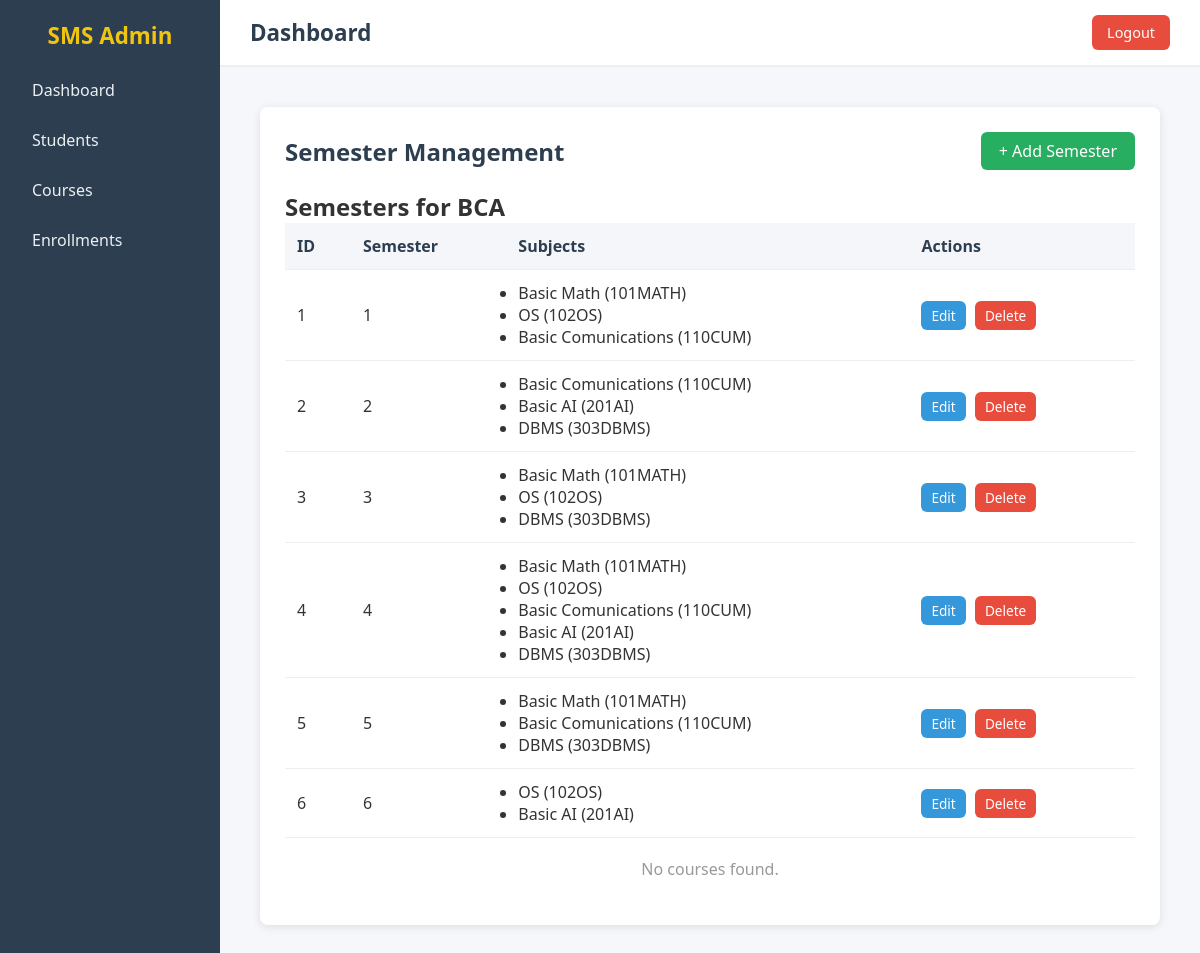
Screenshot of /courses/1/semesters with the database file from the repository.
### app/models/sms_models.py (models this page shows)
class Course(db.Model):
    __tablename__ = "courses"
    id = db.Column(db.Integer, primary_key=True)
    name = db.Column(db.String(100), nullable=False, unique=True)
    duration = db.Column(db.String(20), nullable=False)
    semesters = db.relationship("Semester", backref="course", lazy=True)

class Semester(db.Model):
    __tablename__ = "semesters"
    id = db.Column(db.Integer, primary_key=True)
    number = db.Column(db.Integer, nullable=False)  # e.g., 1, 2, 3...
    course_id = db.Column(db.Integer, db.ForeignKey("courses.id"), nullable=False)
    subjects = db.relationship("Subject", secondary="semester_subjects", backref="semesters")

class Subject(db.Model):
    __tablename__ = "subjects"
    code = db.Column(db.String(50), primary_key=True)
    name = db.Column(db.String(100), nullable=False)

### app/routes/courses.py (the view)
@course_bp.route("/courses/<int:course_id>/semesters")
def semester_manage(course_id):
    got_course = Course.query.get_or_404(course_id)
    return render_template("courses/semester_manage.html",course = got_course)

### app/templates/courses/semester_manage.html (shortened to what this page needs)
{% extends "base.html" %}
{% block css %}
<link rel="stylesheet" href="{{ url_for('static', filename='css/courses.css') }}">
{% endblock %}
{% block content %}
<div class="courses-container">
    <div class="top-bar">
        <h2>Semester Management</h2>
        <a href="/courses/{{ course.id }}/semesters/add/form" class="btn-add">+ Add Semester</a>
    </div>
    <h2>Semesters for {{ course.name }}</h2>
    <table class="courses-table">
        <thead>
            <tr>
                <th>ID</th>
                <th>Semester</th>
                <th>Subjects</th>
                <th>Actions</th>
            </tr>
        </thead>
        <tbody>
            {% for semester in course.semesters %}
            <tr>
                <td>{{ semester.id }}</td>
                <td>{{ semester.number }}</td>
                <td>
                    <ul>
                        {% for ss in semester.subjects %}
                        <li>{{ ss.name }} ({{ ss.code }})</li>
                        {% endfor %}
                    </ul>
                </td>
                <td>
                    <a href="/courses/edit/semester/{{ semester.id }}" class="btn-edit">Edit</a>
                    <a href="/courses/delete/semester/{{ semester.id }}" class="btn-delete">Delete</a>
                </td>
            </tr>
            {% endfor %}
        </tbody>
    </table>
    {% if not courses %}
    <p class="no-data">No courses found.</p>
    {% endif %}
</div>
{% endblock %}

### app/static/css/base.css (style rules this page uses)
* { margin: 0; padding: 0; box-sizing: border-box; font-family: "Segoe UI", Tahoma, Geneva, Verdana, sans-serif; }
body { background: #f5f7fa; color: #333; min-height: 100vh; }

### app/static/css/courses.css (style rules this page uses)
.courses-container { background: #fff; padding: 25px; border-radius: 8px; box-shadow: 0 2px 10px rgba(0,0,0,0.1); margin: 20px; }
.top-bar { display: flex; justify-content: space-between; align-items: center; margin-bottom: 20px; }
.top-bar h2 { color: #2c3e50; }
.btn-add { background: #27ae60; color: #fff; padding: 8px 18px; border-radius: 6px; text-decoration: none; transition: background 0.3s; }
.courses-table { width: 100%; border-collapse: collapse; }
.courses-table th, .courses-table td { padding: 12px; border-bottom: 1px solid #eee; text-align: left; }
.courses-table th { background: #f4f6f9; color: #2c3e50; }
.courses-table td .btn-edit, .courses-table td .btn-delete, .courses-table td .btn-semesters, .courses-table td .btn-students, .courses-table td .btn-subjects { padding: 5px 10px; border-radius: 6px; text-decoration: none; color: #fff; font-size: 0.85rem; margin-right: 5px; transition: background 0.3s; }
.btn-edit { background: #3498db; }
.btn-delete { background: #e74c3c; }
.no-data { text-align: center; padding: 20px; color: #999; }

### rows the page displays
Course: name "BCA"
Semester: id "1", number "1"
Subject: name "Basic Math", code "101MATH"
Subject: name "OS", code "102OS"
Subject: name "Basic Comunications", code "110CUM"
Semester: id "2", number "2"
Subject: name "Basic AI", code "201AI"
Subject: name "DBMS", code "303DBMS"
Semester: id "3", number "3"
Semester: id "4", number "4"
Semester: id "5", number "5"
Semester: id "6", number "6"
